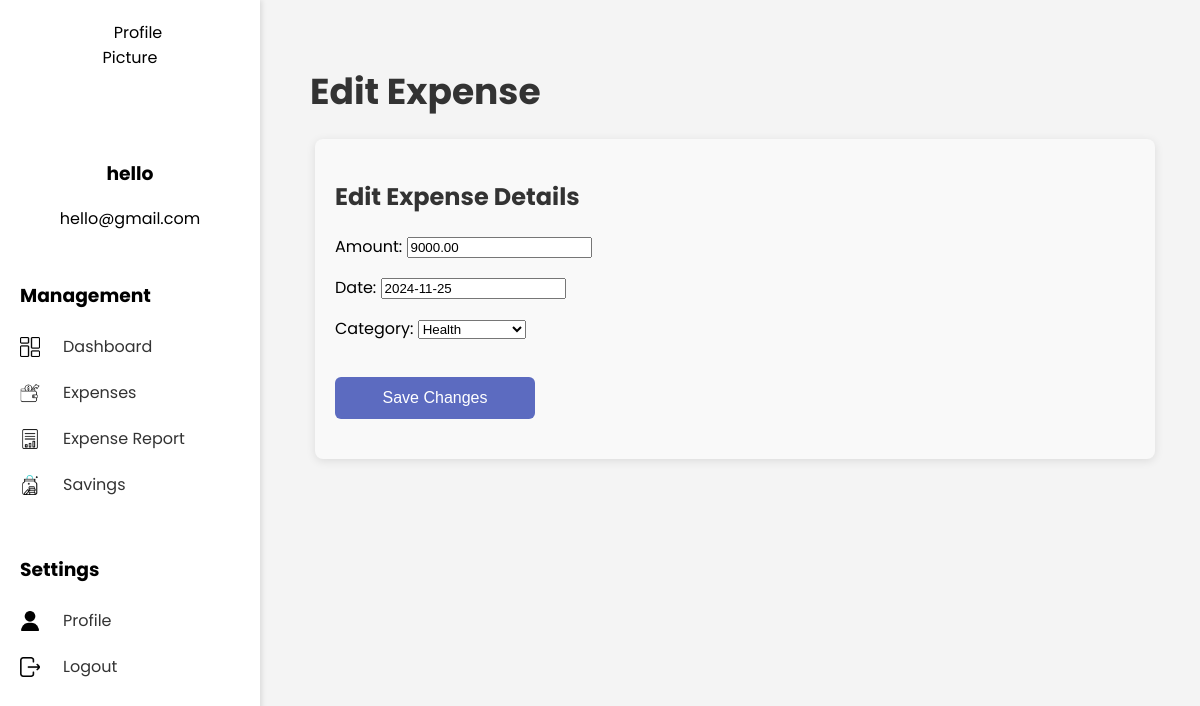
The app's page /ExpenseSystem/edit_expense/58/ (signed in), older data.
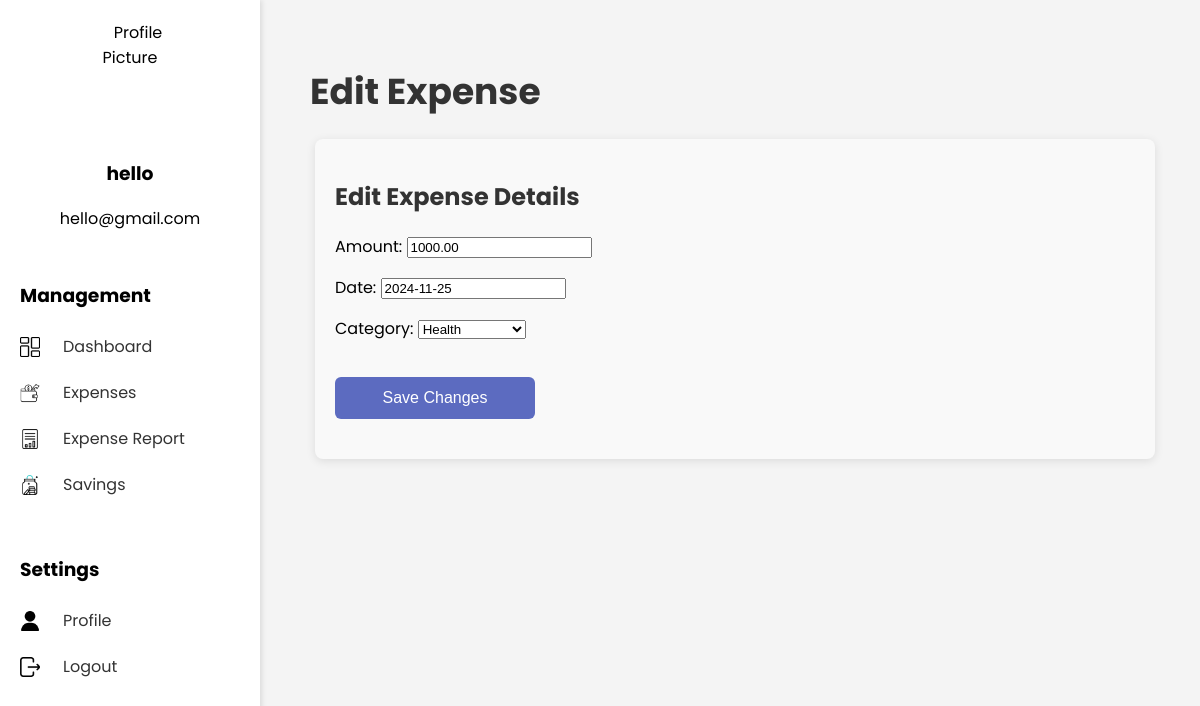
The same page, newer data.
### ExpenseSystem/models.py (models this page shows, shortened)
class Expense(models.Model):
    amount = models.DecimalField(max_digits=10, decimal_places=2)
    date = models.DateField()
    category = models.ForeignKey(Category, on_delete=models.CASCADE)
    user = models.ForeignKey(User, on_delete=models.CASCADE)
    description = models.TextField(null=True, blank=True)  # Add the description field

### ExpenseSystem/views.py (the view)
# urls.py: path('edit_expense/<int:id>/', views.edit_expense, name='edit_expense'),
@login_required
def edit_expense(request, id):
    expense = get_object_or_404(Expense, id=id)  # This automatically handles missing expense
    categories = Category.objects.all()
    if request.method == 'POST':
        form = ExpenseForm(request.POST, instance=expense)
        if form.is_valid():
            form.save()
            return redirect('manage_expense')  # Redirect back to the manage_expenses page
    else:
        form = ExpenseForm(instance=expense)
    return render(request, 'edit_expense.html', {'form': form, 'expense': expense, 'categories': categories})

### ExpenseSystem/forms.py
class ExpenseForm(forms.ModelForm):
    class Meta:
        model = Expense
        fields = ['amount', 'date', 'category']  # Include description here

### ExpenseSystem/models.py (called while the page is built)
    def __str__(self):
        return self.name

### ExpenseSystem/templates/edit_expense.html (shortened to what this page needs)
<!DOCTYPE html>
<html lang="en">
<head>
    {% load static %}
    <link rel="stylesheet" href="{% static 'editexpense.css' %}">
</head>
<body>
    {% include 'sidebar.html' %}
    <div class="main-dashboard">
        <div class="header">
            <h1>Edit Expense</h1>
        </div>
        <div class="expense-edit-form background-box">
            <h2>Edit Expense Details</h2>
            <form method="POST" action="{% url 'edit_expense' expense.id %}">
                {{ form.as_p }}
                <div class="form-group">
                    <button type="submit" class="btn btn-submit">Save Changes</button>
                </div>
            </form>
        </div>
    </div>
</body>
</html>

Row changes from the older to the newer data that the page shows:
changed Expense "Health": amount "9000.00" → "1000.00"
